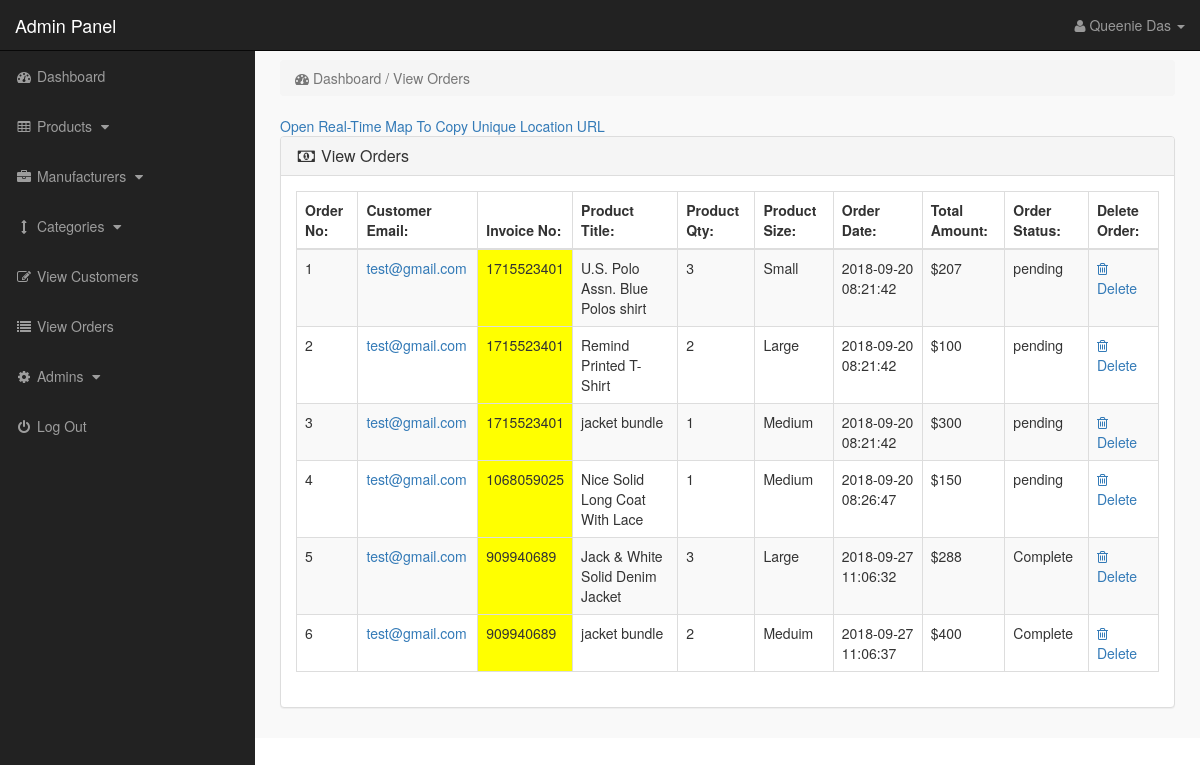
The app's page /Ecom_store/admin_area/index.php?view_orders (signed in), older data.
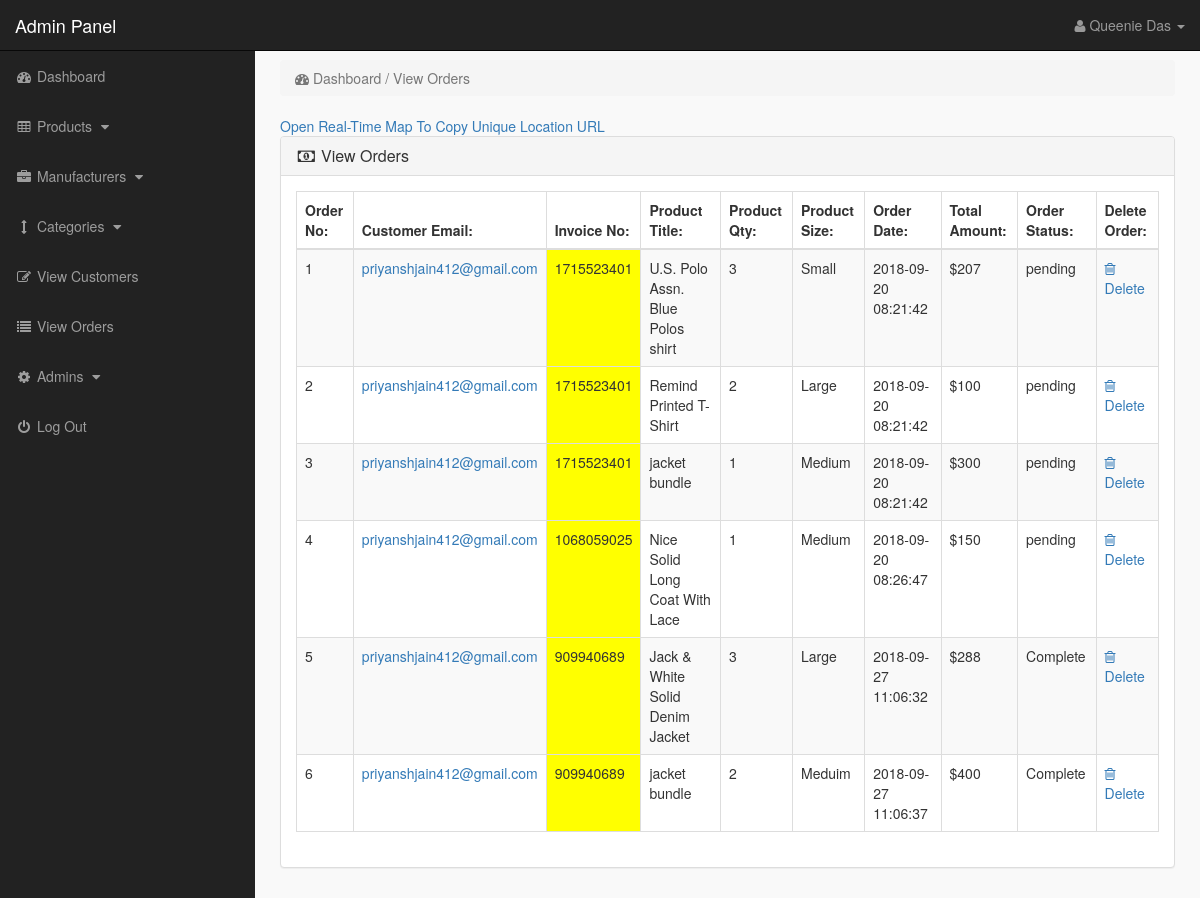
The same page, newer data.
### tables this page shows
CREATE TABLE IF NOT EXISTS `pending_orders` (
`order_id` int(10) NOT NULL,
  `customer_id` int(10) NOT NULL,
  `invoice_no` int(10) NOT NULL,
  `product_id` text NOT NULL,
  `qty` int(10) NOT NULL,
  `size` text NOT NULL,
  `order_status` text NOT NULL
);

CREATE TABLE IF NOT EXISTS `customers` (
`customer_id` int(10) NOT NULL,
  `customer_name` varchar(255) NOT NULL,
  `customer_email` varchar(255) NOT NULL,
  `customer_pass` varchar(255) NOT NULL,
  `customer_country` text NOT NULL,
  `customer_city` text NOT NULL,
  `customer_contact` varchar(255) NOT NULL,
  `customer_address` text NOT NULL,
  `customer_image` text NOT NULL,
  `customer_ip` varchar(255) NOT NULL
);

CREATE TABLE IF NOT EXISTS `products` (
`product_id` int(10) NOT NULL,
  `p_cat_id` int(10) NOT NULL,
  `cat_id` int(10) NOT NULL,
  `manufacturer_id` int(10) NOT NULL,
  `date` timestamp NOT NULL DEFAULT CURRENT_TIMESTAMP ON UPDATE CURRENT_TIMESTAMP,
  `product_title` text NOT NULL,
  `product_url` text NOT NULL,
  `product_img1` text NOT NULL,
  `product_img2` text NOT NULL,
  `product_img3` text NOT NULL,
  `product_price` int(10) NOT NULL,
  `product_psp_price` int(100) NOT NULL,
  `product_desc` text NOT NULL,
  `product_features` text NOT NULL,
  `product_video` text NOT NULL,
  `product_keywords` text NOT NULL,
  `product_label` text NOT NULL,
  `status` varchar(255) NOT NULL
);

CREATE TABLE IF NOT EXISTS `customer_orders` (
`order_id` int(10) NOT NULL,
  `customer_id` int(10) NOT NULL,
  `due_amount` int(100) NOT NULL,
  `invoice_no` int(100) NOT NULL,
  `qty` int(10) NOT NULL,
  `size` text NOT NULL,
  `order_date` timestamp NOT NULL DEFAULT CURRENT_TIMESTAMP ON UPDATE CURRENT_TIMESTAMP,
  `order_status` text NOT NULL
);

### Ecom_store/admin_area/view_orders.php (the view)
<?php
if (!isset($_SESSION['admin_email'])) {
    echo "<script>window.open('login.php','_self')</script>";
} else {
    ?>
<div class="row">
<div class="col-lg-12">
<ol class="breadcrumb">
<li class="active">
<i class="fa fa-dashboard"></i> Dashboard / View Orders
</li>
</ol>
</div>
</div>
<a href="https://lean-project.herokuapp.com" target="_blank">Open Real-Time Map To Copy Unique Location URL</a>
<div class="row">
<div class="col-lg-12">
<div class="panel panel-default">
<div class="panel-heading">
<h3 class="panel-title">
<i class="fa fa-money fa-fw"></i> View Orders
</h3>
</div>
<div class="panel-body">
<div class="table-responsive">
<table class="table table-bordered table-hover table-striped">
<thead>
<tr>
<th>Order No:</th>
<th>Customer Email:</th>
<th>Invoice No:</th>
<th>Product Title:</th>
<th>Product Qty:</th>
<th>Product Size:</th>
<th>Order Date:</th>
<th>Total Amount:</th>
<th>Order Status:</th>
<th>Delete Order:</th>
</tr>
</thead>
<tbody>
<?php
    $i = 0;
    $get_orders = "select * from pending_orders";
    $run_orders = mysqli_query($con, $get_orders);
    while ($row_orders = mysqli_fetch_array($run_orders)) {
        $order_id = $row_orders['order_id'];
        $c_id = $row_orders['customer_id'];
        $invoice_no = $row_orders['invoice_no'];
        $product_id = $row_orders['product_id'];
        $qty = $row_orders['qty'];
        $size = $row_orders['size'];
        $order_status = $row_orders['order_status'];
        $get_products = "select * from products where product_id='$product_id'";
        $run_products = mysqli_query($con, $get_products);
        $row_products = mysqli_fetch_array($run_products);
        $product_title = $row_products['product_title'];
        $i++;
        ?>
<tr>
<td><?php echo $i; ?></td>
<td>
<?php
        $get_customer = "select * from customers where customer_id='$c_id'";
        $run_customer = mysqli_query($con, $get_customer);
        $row_customer = mysqli_fetch_array($run_customer);
        $customer_email = $row_customer['customer_email'];
        echo "<a href='mailto:$customer_email'>$customer_email</a>"
        ?>
 </td>
<td bgcolor="yellow" ><?php echo $invoice_no; ?></td>
<td><?php echo $product_title; ?></td>
<td><?php echo $qty; ?></td>
<td><?php echo $size; ?></td>
<td>
<?php
        $get_customer_order = "select * from customer_orders where order_id='$order_id'";
        $run_customer_order = mysqli_query($con, $get_customer_order);
        $row_customer_order = mysqli_fetch_array($run_customer_order);
        $order_date = $row_customer_order['order_date'];
        $due_amount = $row_customer_order['due_amount'];
        echo $order_date;
        ?>
</td>
<td>$<?php echo $due_amount; ?></td>
<td>
<?php
        if ($order_status == 'pending') {
            echo $order_status = 'pending';
        } else {
            echo $order_status = 'Complete';
        }
        ?>
</td>
<td>
<a href="index.php?order_delete=<?php echo $order_id; ?>" >
<i class="fa fa-trash-o" ></i> Delete
</a>
</td>
</tr>
<?php }?>
</tbody>
</table>
</div>
</div>
</div>
</div>
</div>
<?php }?>

### Ecom_store/admin_area/index.php (shortened to what this page needs)
<?php
include "includes/db.php";
if (!isset($_SESSION['admin_email'])) {
    echo "<script>window.open('login.php','_self')</script>";
} else {
    ?>
<?php
    $admin_session = $_SESSION['admin_email'];
    $get_admin = "select * from admins  where admin_email='$admin_session'";
    $run_admin = mysqli_query($con, $get_admin);
    $row_admin = mysqli_fetch_array($run_admin);
    $admin_name = $row_admin['admin_name'];
    ?>
<!DOCTYPE html>
<html>
<head>
<link href="css/bootstrap.min.css" rel="stylesheet">
<link href="css/style.css" rel="stylesheet">
<link href="font-awesome/css/font-awesome.min.css" rel="stylesheet" >
</head>
<body>
<div id="wrapper">
<?php include "includes/sidebar.php";?>
<div id="page-wrapper">
<div class="container-fluid">
<?php
    if (isset($_GET['view_orders'])) {
        include "view_orders.php";
    }
    ?>
</div>
</div>
</div>
</body>
</html>
<?php }?>

### Ecom_store/admin_area/includes/sidebar.php (shortened to what this page needs)
<?php
if(!isset($_SESSION['admin_email'])){
echo "<script>window.open('login.php','_self')</script>";
}
else {
?>
<nav class="navbar navbar-inverse navbar-fixed-top" >
<div class="navbar-header" >
<a class="navbar-brand" href="index.php?dashboard" >Admin Panel</a>
</div>
<ul class="nav navbar-right top-nav" >
<li class="dropdown" >
<a href="#" class="dropdown-toggle" data-toggle="dropdown" >
<i class="fa fa-user" ></i>
<?php echo $admin_name; ?> <b class="caret" ></b>
</a>
</li>
</ul>
<div class="collapse navbar-collapse navbar-ex1-collapse">
<ul class="nav navbar-nav side-nav">
<li>
<a href="index.php?dashboard">
<i class="fa fa-fw fa-dashboard"></i> Dashboard
</a>
</li>
<li>
<a href="#" data-toggle="collapse" data-target="#products">
<i class="fa fa-fw fa-table"></i> Products
<i class="fa fa-fw fa-caret-down"></i>
</a>
</li>
<li>
<a href="#" data-toggle="collapse" data-target="#manufacturers">
<i class="fa fa-fw fa-briefcase"></i> Manufacturers
<i class="fa fa-fw fa-caret-down"></i>
</a>
</li>
<li>
<a href="#" data-toggle="collapse" data-target="#cat">
<i class="fa fa-fw fa-arrows-v"></i> Categories
<i class="fa fa-fw fa-caret-down"></i>
</a>
</li>
<li>
<a href="index.php?view_customers">
<i class="fa fa-fw fa-edit"></i> View Customers
</a>
</li>
<li>
<a href="index.php?view_orders">
<i class="fa fa-fw fa-list"></i> View Orders
</a>
</li>
<li>
<a href="#" data-toggle="collapse" data-target="#users">
<i class="fa fa-fw fa-gear"></i> Admins
<i class="fa fa-fw fa-caret-down"></i>
</a>
</li>
<li>
<a href="logout.php">
<i class="fa fa-fw fa-power-off"></i> Log Out
</a>
</li>
</ul>
</div>
</nav>
<?php } ?>

### Ecom_store/admin_area/css/style.css (style rules this page uses)
body { margin-top:100px; }
@media (min-width: 768px) { body { margin-top:50px; } }
#wrapper { padding-left:0; }
#page-wrapper { width:100%; padding:0; background-color:#F9F9F9; }
@media (min-width: 768px) { #wrapper { padding-left:255px; } }
@media (min-width: 768px) { #page-wrapper { padding:10px; } }
.top-nav { padding:0 15px; }
.top-nav>li { display:inline-block; float:left; }
.top-nav>li>a { padding-top:15px; padding-bottom:15px; line-height:20px; color:#999; }
@media (min-width: 768px) { .side-nav { position:fixed; top:51px; width:255px; border-radius:0; overflow-y:auto; background-color: #222; bottom:0; overflow-x:hidden; padding-bottom:40px; } }
@media (min-width: 768px) { .side-nav>li>a { width:255px; } }
.panel-body { border-radius:5px; }

Row changes from the older to the newer data that the page shows:
changed through a linked row, pending_orders "Small": customer.customer_email "test@gmail.com" → "priyanshjain412@gmail.com"
changed through a linked row, pending_orders "Remind Printed T-Shirt": customer.customer_email "test@gmail.com" → "priyanshjain412@gmail.com"
changed through a linked row, pending_orders (number 3 of 6 on the later page): customer.customer_email "test@gmail.com" → "priyanshjain412@gmail.com"
changed through a linked row, pending_orders "Nice Solid Long Coat With Lace": customer.customer_email "test@gmail.com" → "priyanshjain412@gmail.com"
changed through a linked row, pending_orders "Jack & White Solid Denim Jacket": customer.customer_email "test@gmail.com" → "priyanshjain412@gmail.com"
changed through a linked row, pending_orders "Meduim": customer.customer_email "test@gmail.com" → "priyanshjain412@gmail.com"
